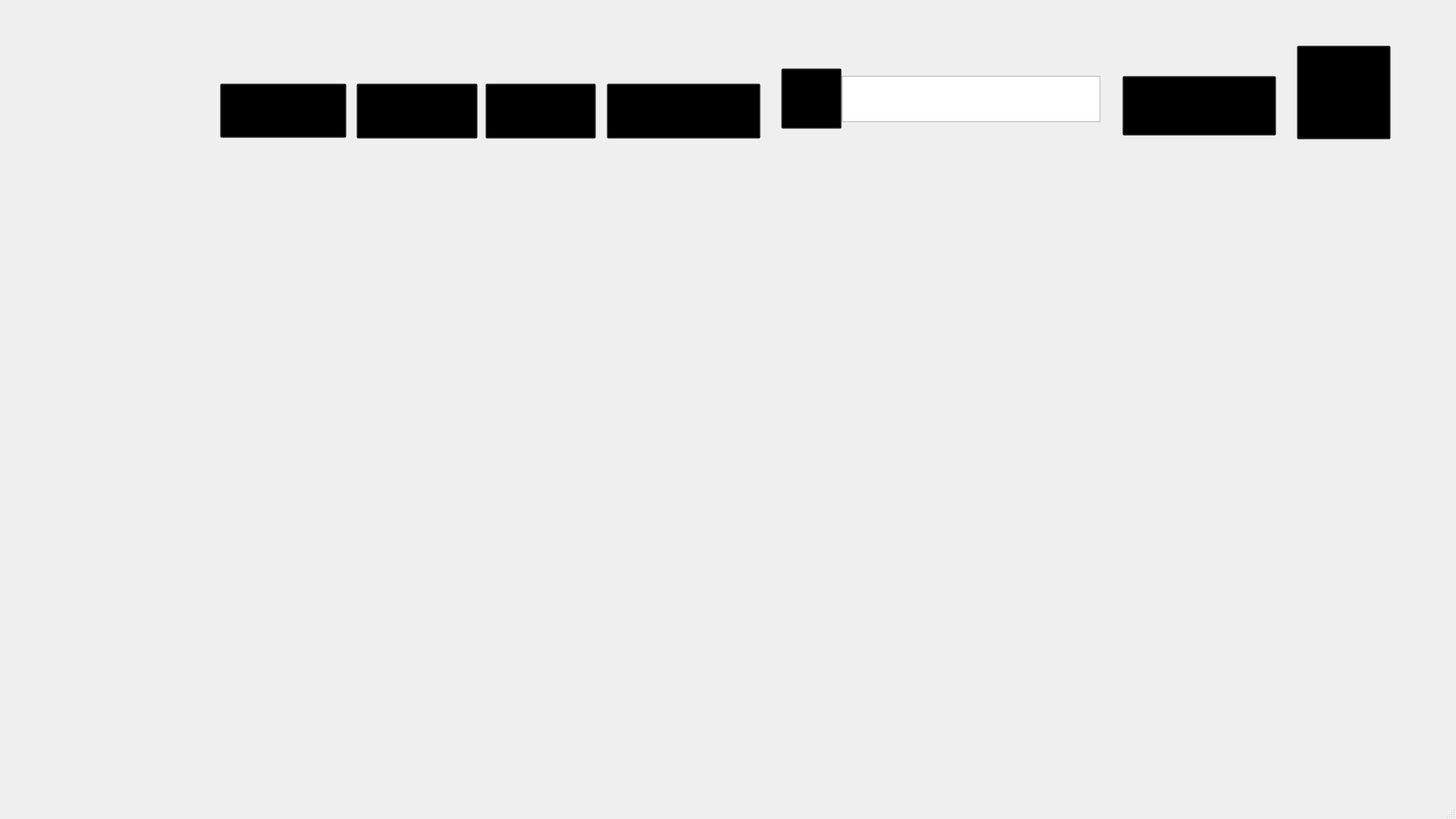
<?xml version="1.0" encoding="UTF-8"?>
<ui version="4.0">
 <class>MainWindow</class>
 <widget class="QMainWindow" name="MainWindow">
  <property name="geometry">
   <rect>
    <x>0</x>
    <y>0</y>
    <width>1920</width>
    <height>1080</height>
   </rect>
  </property>
  <property name="windowTitle">
   <string>MainWindow</string>
  </property>
  <property name="styleSheet">
   <string notr="true">background-image: url(:/BackgroundFinal/finalBackground1080.png);</string>
  </property>
  <widget class="QWidget" name="centralwidget">
   <widget class="QPushButton" name="pushButton">
    <property name="geometry">
     <rect>
      <x>290</x>
      <y>110</y>
      <width>167</width>
      <height>72</height>
     </rect>
    </property>
    <property name="styleSheet">
     <string notr="true">background-image: url(:/Main-Button/main-button-off1080.png); background-color: transparent;</string>
    </property>
    <property name="text">
     <string/>
    </property>
   </widget>
   <widget class="QPushButton" name="pushButton_2">
    <property name="geometry">
     <rect>
      <x>470</x>
      <y>110</y>
      <width>160</width>
      <height>73</height>
     </rect>
    </property>
    <property name="styleSheet">
     <string notr="true">background-image: url(:/Channel-Button/channel-button-off1080.png); background-color: transparent;</string>
    </property>
    <property name="text">
     <string/>
    </property>
   </widget>
   <widget class="QPushButton" name="pushButton_3">
    <property name="geometry">
     <rect>
      <x>640</x>
      <y>110</y>
      <width>146</width>
      <height>73</height>
     </rect>
    </property>
    <property name="styleSheet">
     <string notr="true">background-image: url(:/Genres-Button/Genres-button-off1080.png); background-color: transparent;</string>
    </property>
    <property name="text">
     <string/>
    </property>
   </widget>
   <widget class="QPushButton" name="pushButton_4">
    <property name="geometry">
     <rect>
      <x>800</x>
      <y>110</y>
      <width>203</width>
      <height>73</height>
     </rect>
    </property>
    <property name="styleSheet">
     <string notr="true">background-image: url(:/Favourites-Button/favourites-button-off1080.png); background-color: transparent;</string>
    </property>
    <property name="text">
     <string/>
    </property>
   </widget>
   <widget class="QTextEdit" name="textEdit">
    <property name="geometry">
     <rect>
      <x>1110</x>
      <y>100</y>
      <width>341</width>
      <height>61</height>
     </rect>
    </property>
   </widget>
   <widget class="QPushButton" name="pushButton_5">
    <property name="geometry">
     <rect>
      <x>1480</x>
      <y>100</y>
      <width>203</width>
      <height>79</height>
     </rect>
    </property>
    <property name="styleSheet">
     <string notr="true">background-image: url(:/Settings-Button/settings-button-off1080.png); background-color: transparent;
</string>
    </property>
    <property name="text">
     <string/>
    </property>
   </widget>
   <widget class="QPushButton" name="pushButton_6">
    <property name="geometry">
     <rect>
      <x>1710</x>
      <y>60</y>
      <width>124</width>
      <height>124</height>
     </rect>
    </property>
    <property name="styleSheet">
     <string notr="true">background-image: url(:/Usericon-Button/Usericon-button1080.png); background-color: transparent;</string>
    </property>
    <property name="text">
     <string/>
    </property>
   </widget>
   <widget class="QPushButton" name="pushButton_7">
    <property name="geometry">
     <rect>
      <x>1030</x>
      <y>90</y>
      <width>80</width>
      <height>80</height>
     </rect>
    </property>
    <property name="styleSheet">
     <string notr="true">background-image: url(:/Search-Button/search-button1080.png); background-color: transparent;</string>
    </property>
    <property name="text">
     <string/>
    </property>
   </widget>
   <zorder>pushButton_2</zorder>
   <zorder>pushButton_3</zorder>
   <zorder>pushButton_4</zorder>
   <zorder>textEdit</zorder>
   <zorder>pushButton_5</zorder>
   <zorder>pushButton_6</zorder>
   <zorder>pushButton_7</zorder>
   <zorder>pushButton</zorder>
  </widget>
  <widget class="QMenuBar" name="menubar">
   <property name="geometry">
    <rect>
     <x>0</x>
     <y>0</y>
     <width>1920</width>
     <height>21</height>
    </rect>
   </property>
  </widget>
  <widget class="QStatusBar" name="statusbar"/>
 </widget>
 <resources>
  <include location="Background.qrc"/>
 </resources>
 <connections/>
</ui>
